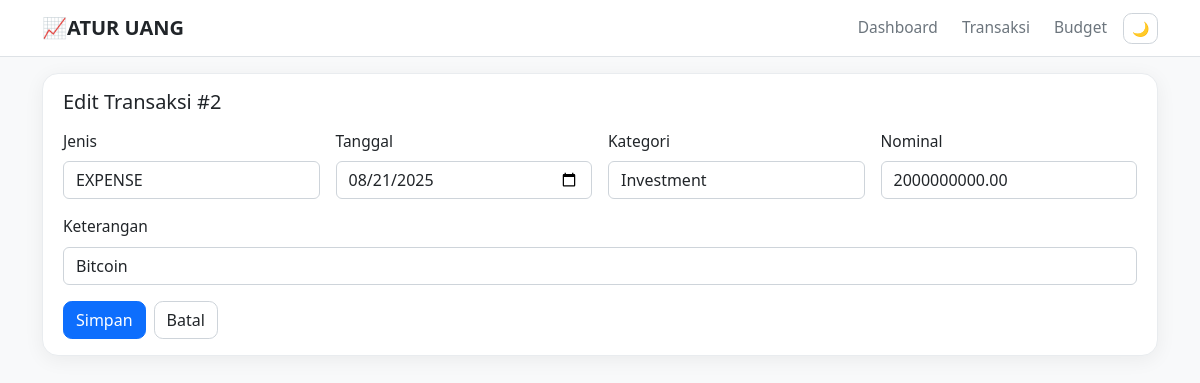
Screenshot of /transactions/2/edit with the database file from the repository.
### models.py (models this page shows)
class Transaction(db.Model):
    id = db.Column(db.Integer, primary_key=True)
    type = db.Column(db.String(20), nullable=False)  # "INCOME" / "EXPENSE"
    category = db.Column(db.String(100), nullable=False)
    amount = db.Column(db.Float, nullable=False)
    note = db.Column(db.String(200))
    tx_date = db.Column(db.Date, nullable=False, default=date.today)

### app.py (the view, shortened to what this page needs)
@app.route("/transactions/<int:tx_id>/edit", methods=["GET", "POST"])
def edit_transaction(tx_id: int):
    t = Transaction.query.get_or_404(tx_id)
    categories = Category.query.order_by(Category.name.asc()).all()
    return render_template("edit_transaction.html", t=t, categories=categories)

### templates/edit_transaction.html (shortened to what this page needs)
{% extends "base.html" %}
{% block content %}
<div class="card">
  <div class="card-body">
    <h5 class="mb-3">Edit Transaksi #{{ t.id }}</h5>
    <form method="post">
      <div class="row g-3">
        <div class="col-md-3">
          <label class="form-label">Jenis</label>
          <select name="type" class="form-select" required>
            <option value="EXPENSE" {{ 'selected' if t.type=='EXPENSE' else '' }}>EXPENSE</option>
          </select>
        </div>
        <div class="col-md-3">
          <label class="form-label">Tanggal</label>
          <input type="date" name="tx_date" class="form-control" value="{{ t.tx_date.isoformat() }}" required>
        </div>
        <div class="col-md-3">
          <label class="form-label">Kategori</label>
          <input list="categoryOptions" name="category" class="form-control" value="{{ t.category }}" required>
        </div>
        <div class="col-md-3">
          <label class="form-label">Nominal</label>
          <input type="number" step="0.01" min="0.01" name="amount" class="form-control" value="{{ '%.2f'|format(t.amount) }}" required>
        </div>
        <div class="col-12">
          <label class="form-label">Keterangan</label>
          <input type="text" name="note" class="form-control" value="{{ t.note or '' }}">
        </div>
      </div>
      <div class="mt-3 d-flex gap-2">
        <button class="btn btn-primary">Simpan</button>
        <a class="btn btn-outline-secondary" href="{{ url_for('transactions') }}">Batal</a>
      </div>
    </form>
  </div>
</div>
{% endblock %}

### static/styles.css (style rules this page uses)
:root { --surface:#ffffff; --surface-2:#f8f9fa; --text:#212529; --muted:#6c757d; --border:#e9ecef; --shadow:0 4px 20px rgba(0,0,0,.06); --primary:#0d6efd; --income-color:#4e79a7; --expense-color:#e15759; --donut-1:#4e79a7; --donut-2:#f28e2b; --donut-3:#76b7b2; --donut-4:#59a14f; --donut-5:#edc949; --field-bg:#ffffff; --field-border:#ced4da; --field-placeholder:#6c757d; --chart-axis:#6c757d; }
body { font-size:15.5px; color:var(--text); background:var(--surface-2); }
.card { border-radius:16px; border:1px solid var(--border); background:var(--surface); box-shadow:var(--shadow); }
.card-body { padding:1rem 1.25rem; }
.form-control,.form-select { background:var(--field-bg); border:1px solid var(--field-border); color:var(--text); }
.form-control::placeholder { color:var(--field-placeholder); }
.btn { border-radius:.55rem; transition:filter .15s ease, transform .15s ease; }
.btn-primary { background:var(--primary); border-color:var(--primary); }
.btn-outline-secondary { color:var(--text); border-color:var(--field-border); background:var(--field-bg); }

### rows the page displays
Transaction: id "2", tx_date "08/21/2025", category "Investment", amount "2000000000.00", note "Bitcoin"
